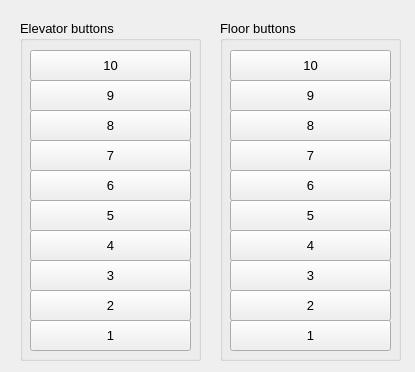
<?xml version="1.0" encoding="UTF-8"?>
<ui version="4.0">
 <class>MainWindow</class>
 <widget class="QMainWindow" name="MainWindow">
  <property name="geometry">
   <rect>
    <x>0</x>
    <y>0</y>
    <width>415</width>
    <height>372</height>
   </rect>
  </property>
  <property name="windowTitle">
   <string>Elevator</string>
  </property>
  <widget class="QWidget" name="centralWidget">
   <widget class="QGroupBox" name="groupBox_2">
    <property name="geometry">
     <rect>
      <x>20</x>
      <y>20</y>
      <width>181</width>
      <height>341</height>
     </rect>
    </property>
    <property name="font">
     <font>
      <pointsize>10</pointsize>
     </font>
    </property>
    <property name="title">
     <string>Elevator buttons</string>
    </property>
    <widget class="QPushButton" name="button_cabin_2">
     <property name="geometry">
      <rect>
       <x>10</x>
       <y>270</y>
       <width>161</width>
       <height>31</height>
      </rect>
     </property>
     <property name="text">
      <string>2</string>
     </property>
    </widget>
    <widget class="QPushButton" name="button_cabin_1">
     <property name="geometry">
      <rect>
       <x>10</x>
       <y>300</y>
       <width>161</width>
       <height>31</height>
      </rect>
     </property>
     <property name="text">
      <string>1</string>
     </property>
    </widget>
    <widget class="QPushButton" name="button_cabin_6">
     <property name="geometry">
      <rect>
       <x>10</x>
       <y>150</y>
       <width>161</width>
       <height>31</height>
      </rect>
     </property>
     <property name="text">
      <string>6</string>
     </property>
    </widget>
    <widget class="QPushButton" name="button_cabin_10">
     <property name="geometry">
      <rect>
       <x>10</x>
       <y>30</y>
       <width>161</width>
       <height>31</height>
      </rect>
     </property>
     <property name="text">
      <string>10</string>
     </property>
    </widget>
    <widget class="QPushButton" name="button_cabin_3">
     <property name="geometry">
      <rect>
       <x>10</x>
       <y>240</y>
       <width>161</width>
       <height>31</height>
      </rect>
     </property>
     <property name="text">
      <string>3</string>
     </property>
    </widget>
    <widget class="QPushButton" name="button_cabin_7">
     <property name="geometry">
      <rect>
       <x>10</x>
       <y>120</y>
       <width>161</width>
       <height>31</height>
      </rect>
     </property>
     <property name="text">
      <string>7</string>
     </property>
    </widget>
    <widget class="QPushButton" name="button_cabin_9">
     <property name="geometry">
      <rect>
       <x>10</x>
       <y>60</y>
       <width>161</width>
       <height>31</height>
      </rect>
     </property>
     <property name="text">
      <string>9</string>
     </property>
    </widget>
    <widget class="QPushButton" name="button_cabin_8">
     <property name="geometry">
      <rect>
       <x>10</x>
       <y>90</y>
       <width>161</width>
       <height>31</height>
      </rect>
     </property>
     <property name="text">
      <string>8</string>
     </property>
    </widget>
    <widget class="QPushButton" name="button_cabin_4">
     <property name="geometry">
      <rect>
       <x>10</x>
       <y>210</y>
       <width>161</width>
       <height>31</height>
      </rect>
     </property>
     <property name="text">
      <string>4</string>
     </property>
    </widget>
    <widget class="QPushButton" name="button_cabin_5">
     <property name="geometry">
      <rect>
       <x>10</x>
       <y>180</y>
       <width>161</width>
       <height>31</height>
      </rect>
     </property>
     <property name="text">
      <string>5</string>
     </property>
    </widget>
   </widget>
   <widget class="QGroupBox" name="groupBox_3">
    <property name="geometry">
     <rect>
      <x>220</x>
      <y>20</y>
      <width>181</width>
      <height>341</height>
     </rect>
    </property>
    <property name="font">
     <font>
      <pointsize>10</pointsize>
     </font>
    </property>
    <property name="title">
     <string>Floor buttons</string>
    </property>
    <widget class="QPushButton" name="button_floor_1">
     <property name="geometry">
      <rect>
       <x>10</x>
       <y>300</y>
       <width>161</width>
       <height>31</height>
      </rect>
     </property>
     <property name="text">
      <string>1</string>
     </property>
    </widget>
    <widget class="QPushButton" name="button_floor_6">
     <property name="geometry">
      <rect>
       <x>10</x>
       <y>150</y>
       <width>161</width>
       <height>31</height>
      </rect>
     </property>
     <property name="text">
      <string>6</string>
     </property>
    </widget>
    <widget class="QPushButton" name="button_floor_7">
     <property name="geometry">
      <rect>
       <x>10</x>
       <y>120</y>
       <width>161</width>
       <height>31</height>
      </rect>
     </property>
     <property name="text">
      <string>7</string>
     </property>
    </widget>
    <widget class="QPushButton" name="button_floor_8">
     <property name="geometry">
      <rect>
       <x>10</x>
       <y>90</y>
       <width>161</width>
       <height>31</height>
      </rect>
     </property>
     <property name="text">
      <string>8</string>
     </property>
    </widget>
    <widget class="QPushButton" name="button_floor_9">
     <property name="geometry">
      <rect>
       <x>10</x>
       <y>60</y>
       <width>161</width>
       <height>31</height>
      </rect>
     </property>
     <property name="text">
      <string>9</string>
     </property>
    </widget>
    <widget class="QPushButton" name="button_floor_10">
     <property name="geometry">
      <rect>
       <x>10</x>
       <y>30</y>
       <width>161</width>
       <height>31</height>
      </rect>
     </property>
     <property name="text">
      <string>10</string>
     </property>
    </widget>
    <widget class="QPushButton" name="button_floor_2">
     <property name="geometry">
      <rect>
       <x>10</x>
       <y>270</y>
       <width>161</width>
       <height>31</height>
      </rect>
     </property>
     <property name="text">
      <string>2</string>
     </property>
    </widget>
    <widget class="QPushButton" name="button_floor_3">
     <property name="geometry">
      <rect>
       <x>10</x>
       <y>240</y>
       <width>161</width>
       <height>31</height>
      </rect>
     </property>
     <property name="text">
      <string>3</string>
     </property>
    </widget>
    <widget class="QPushButton" name="button_floor_4">
     <property name="geometry">
      <rect>
       <x>10</x>
       <y>210</y>
       <width>161</width>
       <height>31</height>
      </rect>
     </property>
     <property name="text">
      <string>4</string>
     </property>
    </widget>
    <widget class="QPushButton" name="button_floor_5">
     <property name="geometry">
      <rect>
       <x>10</x>
       <y>180</y>
       <width>161</width>
       <height>31</height>
      </rect>
     </property>
     <property name="text">
      <string>5</string>
     </property>
    </widget>
   </widget>
  </widget>
 </widget>
 <layoutdefault spacing="6" margin="11"/>
 <resources/>
 <connections/>
</ui>
